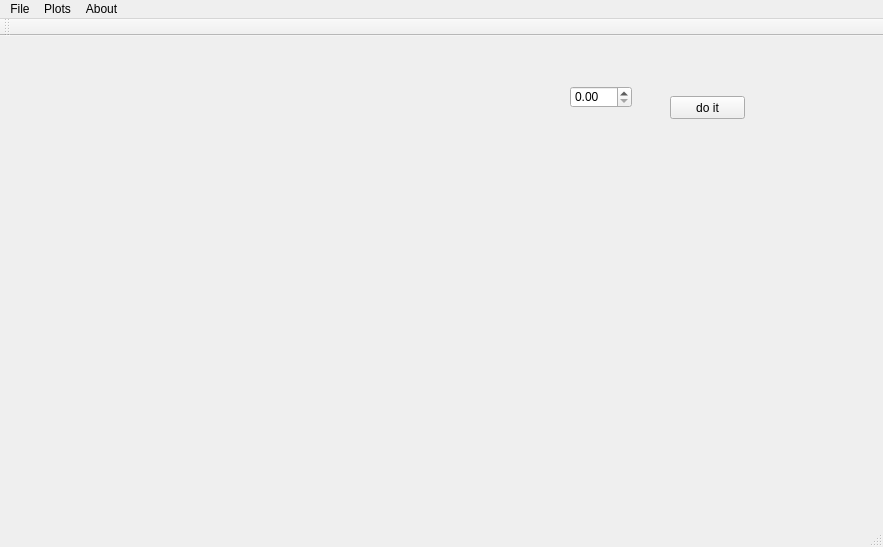
<?xml version="1.0" encoding="UTF-8"?>
<ui version="4.0">
 <class>MainWindow</class>
 <widget class="QMainWindow" name="MainWindow">
  <property name="geometry">
   <rect>
    <x>0</x>
    <y>0</y>
    <width>883</width>
    <height>547</height>
   </rect>
  </property>
  <property name="windowTitle">
   <string>MainWindow</string>
  </property>
  <widget class="QWidget" name="centralWidget">
   <widget class="QWidget" name="widget" native="true">
    <property name="geometry">
     <rect>
      <x>490</x>
      <y>10</y>
      <width>381</width>
      <height>181</height>
     </rect>
    </property>
    <widget class="QDoubleSpinBox" name="doubleSpinBox">
     <property name="geometry">
      <rect>
       <x>80</x>
       <y>40</y>
       <width>62</width>
       <height>22</height>
      </rect>
     </property>
     <property name="singleStep">
      <double>0.500000000000000</double>
     </property>
    </widget>
    <widget class="QPushButton" name="pushButton">
     <property name="geometry">
      <rect>
       <x>180</x>
       <y>50</y>
       <width>75</width>
       <height>23</height>
      </rect>
     </property>
     <property name="text">
      <string>do it</string>
     </property>
    </widget>
   </widget>
   <widget class="QCustomPlot" name="function_plot" native="true">
    <property name="geometry">
     <rect>
      <x>10</x>
      <y>10</y>
      <width>421</width>
      <height>221</height>
     </rect>
    </property>
    <property name="sizePolicy">
     <sizepolicy hsizetype="Preferred" vsizetype="Preferred">
      <horstretch>0</horstretch>
      <verstretch>0</verstretch>
     </sizepolicy>
    </property>
    <property name="layoutDirection">
     <enum>Qt::LeftToRight</enum>
    </property>
   </widget>
   <widget class="QCustomPlot" name="amplitude_plot" native="true">
    <property name="geometry">
     <rect>
      <x>10</x>
      <y>250</y>
      <width>421</width>
      <height>231</height>
     </rect>
    </property>
    <property name="sizePolicy">
     <sizepolicy hsizetype="Preferred" vsizetype="Preferred">
      <horstretch>0</horstretch>
      <verstretch>0</verstretch>
     </sizepolicy>
    </property>
    <property name="layoutDirection">
     <enum>Qt::LeftToRight</enum>
    </property>
   </widget>
   <widget class="QCustomPlot" name="phase_plot" native="true">
    <property name="geometry">
     <rect>
      <x>440</x>
      <y>250</y>
      <width>411</width>
      <height>231</height>
     </rect>
    </property>
    <property name="sizePolicy">
     <sizepolicy hsizetype="Preferred" vsizetype="Preferred">
      <horstretch>0</horstretch>
      <verstretch>0</verstretch>
     </sizepolicy>
    </property>
    <property name="layoutDirection">
     <enum>Qt::LeftToRight</enum>
    </property>
   </widget>
  </widget>
  <widget class="QMenuBar" name="menuBar">
   <property name="geometry">
    <rect>
     <x>0</x>
     <y>0</y>
     <width>883</width>
     <height>21</height>
    </rect>
   </property>
   <widget class="QMenu" name="menuFile">
    <property name="title">
     <string>File</string>
    </property>
    <addaction name="separator"/>
    <addaction name="actionExit"/>
   </widget>
   <widget class="QMenu" name="menuPlots">
    <property name="title">
     <string>Plots</string>
    </property>
    <addaction name="actionSave_function_plot"/>
    <addaction name="actionSave_amplitude_plot"/>
   </widget>
   <widget class="QMenu" name="menuAbout">
    <property name="title">
     <string>About</string>
    </property>
   </widget>
   <addaction name="menuFile"/>
   <addaction name="menuPlots"/>
   <addaction name="menuAbout"/>
  </widget>
  <widget class="QToolBar" name="mainToolBar">
   <attribute name="toolBarArea">
    <enum>TopToolBarArea</enum>
   </attribute>
   <attribute name="toolBarBreak">
    <bool>false</bool>
   </attribute>
  </widget>
  <widget class="QStatusBar" name="statusBar"/>
  <action name="actionSave_function_plot">
   <property name="text">
    <string>Save function plot</string>
   </property>
  </action>
  <action name="actionSave_amplitude_plot">
   <property name="text">
    <string>Save amplitude plot</string>
   </property>
  </action>
  <action name="actionExit">
   <property name="text">
    <string>Exit</string>
   </property>
   <property name="shortcut">
    <string>F4</string>
   </property>
  </action>
 </widget>
 <layoutdefault spacing="6" margin="11"/>
 <customwidgets>
  <customwidget>
   <class>QCustomPlot</class>
   <extends>QWidget</extends>
   <header>qcustomplot.h</header>
   <container>1</container>
  </customwidget>
 </customwidgets>
 <resources/>
 <connections/>
</ui>
